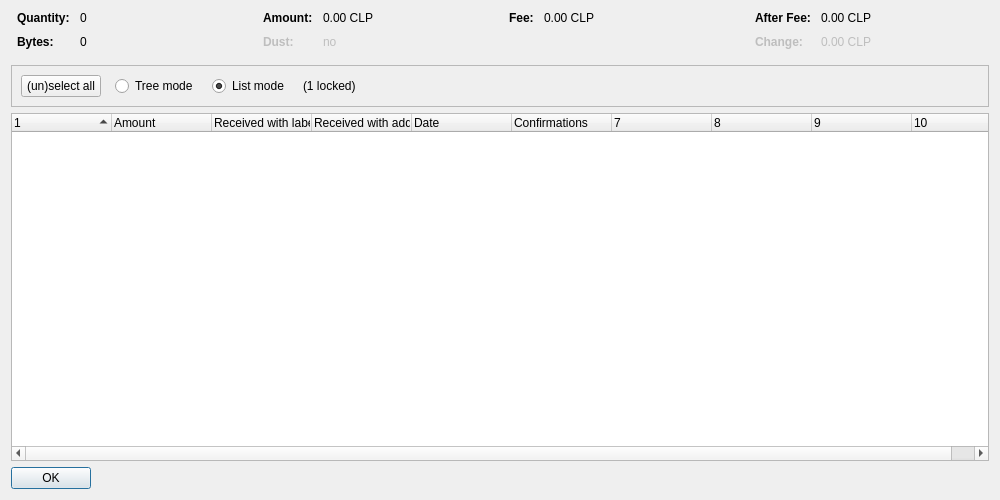
<?xml version="1.0" encoding="UTF-8"?>
<ui version="4.0">
 <class>CoinControlDialog</class>
 <widget class="QDialog" name="CoinControlDialog">
  <property name="geometry">
   <rect>
    <x>0</x>
    <y>0</y>
    <width>1000</width>
    <height>500</height>
   </rect>
  </property>
  <property name="windowTitle">
   <string>Coin Selection</string>
  </property>
  <layout class="QVBoxLayout" name="verticalLayout">
   <item>
    <layout class="QHBoxLayout" name="horizontalLayoutTop" stretch="0,0,0,0">
     <property name="topMargin">
      <number>0</number>
     </property>
     <property name="bottomMargin">
      <number>10</number>
     </property>
     <item>
      <layout class="QFormLayout" name="formLayoutCoinControl1">
       <property name="horizontalSpacing">
        <number>10</number>
       </property>
       <property name="verticalSpacing">
        <number>10</number>
       </property>
       <property name="leftMargin">
        <number>6</number>
       </property>
       <property name="rightMargin">
        <number>6</number>
       </property>
       <item row="0" column="0">
        <widget class="QLabel" name="labelCoinControlQuantityText">
         <property name="font">
          <font>
           <weight>75</weight>
           <bold>true</bold>
          </font>
         </property>
         <property name="text">
          <string>Quantity:</string>
         </property>
        </widget>
       </item>
       <item row="0" column="1">
        <widget class="QLabel" name="labelCoinControlQuantity">
         <property name="cursor">
          <cursorShape>IBeamCursor</cursorShape>
         </property>
         <property name="contextMenuPolicy">
          <enum>Qt::ActionsContextMenu</enum>
         </property>
         <property name="text">
          <string notr="true">0</string>
         </property>
         <property name="textInteractionFlags">
          <set>Qt::LinksAccessibleByMouse|Qt::TextSelectableByKeyboard|Qt::TextSelectableByMouse</set>
         </property>
        </widget>
       </item>
       <item row="1" column="0">
        <widget class="QLabel" name="labelCoinControlBytesText">
         <property name="font">
          <font>
           <weight>75</weight>
           <bold>true</bold>
          </font>
         </property>
         <property name="text">
          <string>Bytes:</string>
         </property>
        </widget>
       </item>
       <item row="1" column="1">
        <widget class="QLabel" name="labelCoinControlBytes">
         <property name="cursor">
          <cursorShape>IBeamCursor</cursorShape>
         </property>
         <property name="contextMenuPolicy">
          <enum>Qt::ActionsContextMenu</enum>
         </property>
         <property name="text">
          <string notr="true">0</string>
         </property>
         <property name="textInteractionFlags">
          <set>Qt::LinksAccessibleByMouse|Qt::TextSelectableByKeyboard|Qt::TextSelectableByMouse</set>
         </property>
        </widget>
       </item>
      </layout>
     </item>
     <item>
      <layout class="QFormLayout" name="formLayoutCoinControl2">
       <property name="horizontalSpacing">
        <number>10</number>
       </property>
       <property name="verticalSpacing">
        <number>10</number>
       </property>
       <property name="leftMargin">
        <number>6</number>
       </property>
       <property name="rightMargin">
        <number>6</number>
       </property>
       <item row="0" column="0">
        <widget class="QLabel" name="labelCoinControlAmountText">
         <property name="font">
          <font>
           <weight>75</weight>
           <bold>true</bold>
          </font>
         </property>
         <property name="text">
          <string>Amount:</string>
         </property>
        </widget>
       </item>
       <item row="0" column="1">
        <widget class="QLabel" name="labelCoinControlAmount">
         <property name="cursor">
          <cursorShape>IBeamCursor</cursorShape>
         </property>
         <property name="contextMenuPolicy">
          <enum>Qt::ActionsContextMenu</enum>
         </property>
         <property name="text">
          <string notr="true">0.00 CLP</string>
         </property>
         <property name="textInteractionFlags">
          <set>Qt::LinksAccessibleByMouse|Qt::TextSelectableByKeyboard|Qt::TextSelectableByMouse</set>
         </property>
        </widget>
       </item>
       <item row="1" column="0">
        <widget class="QLabel" name="labelCoinControlLowOutputText">
         <property name="enabled">
          <bool>false</bool>
         </property>
         <property name="font">
          <font>
           <weight>75</weight>
           <bold>true</bold>
          </font>
         </property>
         <property name="text">
          <string>Dust:</string>
         </property>
        </widget>
       </item>
       <item row="1" column="1">
        <widget class="QLabel" name="labelCoinControlLowOutput">
         <property name="enabled">
          <bool>false</bool>
         </property>
         <property name="cursor">
          <cursorShape>IBeamCursor</cursorShape>
         </property>
         <property name="contextMenuPolicy">
          <enum>Qt::ActionsContextMenu</enum>
         </property>
         <property name="text">
          <string notr="true">no</string>
         </property>
         <property name="textInteractionFlags">
          <set>Qt::LinksAccessibleByMouse|Qt::TextSelectableByKeyboard|Qt::TextSelectableByMouse</set>
         </property>
        </widget>
       </item>
      </layout>
     </item>
     <item>
      <layout class="QFormLayout" name="formLayoutCoinControl3">
       <property name="horizontalSpacing">
        <number>10</number>
       </property>
       <property name="verticalSpacing">
        <number>10</number>
       </property>
       <property name="leftMargin">
        <number>6</number>
       </property>
       <property name="rightMargin">
        <number>6</number>
       </property>
       <item row="0" column="0">
        <widget class="QLabel" name="labelCoinControlFeeText">
         <property name="font">
          <font>
           <weight>75</weight>
           <bold>true</bold>
          </font>
         </property>
         <property name="text">
          <string>Fee:</string>
         </property>
        </widget>
       </item>
       <item row="0" column="1">
        <widget class="QLabel" name="labelCoinControlFee">
         <property name="cursor">
          <cursorShape>IBeamCursor</cursorShape>
         </property>
         <property name="contextMenuPolicy">
          <enum>Qt::ActionsContextMenu</enum>
         </property>
         <property name="text">
          <string notr="true">0.00 CLP</string>
         </property>
         <property name="textInteractionFlags">
          <set>Qt::LinksAccessibleByMouse|Qt::TextSelectableByKeyboard|Qt::TextSelectableByMouse</set>
         </property>
        </widget>
       </item>
      </layout>
     </item>
     <item>
      <layout class="QFormLayout" name="formLayoutCoinControl4">
       <property name="horizontalSpacing">
        <number>10</number>
       </property>
       <property name="verticalSpacing">
        <number>10</number>
       </property>
       <property name="leftMargin">
        <number>6</number>
       </property>
       <property name="rightMargin">
        <number>6</number>
       </property>
       <item row="0" column="0">
        <widget class="QLabel" name="labelCoinControlAfterFeeText">
         <property name="font">
          <font>
           <weight>75</weight>
           <bold>true</bold>
          </font>
         </property>
         <property name="text">
          <string>After Fee:</string>
         </property>
        </widget>
       </item>
       <item row="0" column="1">
        <widget class="QLabel" name="labelCoinControlAfterFee">
         <property name="cursor">
          <cursorShape>IBeamCursor</cursorShape>
         </property>
         <property name="contextMenuPolicy">
          <enum>Qt::ActionsContextMenu</enum>
         </property>
         <property name="text">
          <string notr="true">0.00 CLP</string>
         </property>
         <property name="textInteractionFlags">
          <set>Qt::LinksAccessibleByMouse|Qt::TextSelectableByKeyboard|Qt::TextSelectableByMouse</set>
         </property>
        </widget>
       </item>
       <item row="1" column="0">
        <widget class="QLabel" name="labelCoinControlChangeText">
         <property name="enabled">
          <bool>false</bool>
         </property>
         <property name="font">
          <font>
           <weight>75</weight>
           <bold>true</bold>
          </font>
         </property>
         <property name="text">
          <string>Change:</string>
         </property>
        </widget>
       </item>
       <item row="1" column="1">
        <widget class="QLabel" name="labelCoinControlChange">
         <property name="enabled">
          <bool>false</bool>
         </property>
         <property name="cursor">
          <cursorShape>IBeamCursor</cursorShape>
         </property>
         <property name="contextMenuPolicy">
          <enum>Qt::ActionsContextMenu</enum>
         </property>
         <property name="text">
          <string notr="true">0.00 CLP</string>
         </property>
         <property name="textInteractionFlags">
          <set>Qt::LinksAccessibleByMouse|Qt::TextSelectableByKeyboard|Qt::TextSelectableByMouse</set>
         </property>
        </widget>
       </item>
      </layout>
     </item>
    </layout>
   </item>
   <item>
    <widget class="QFrame" name="frame">
     <property name="minimumSize">
      <size>
       <width>0</width>
       <height>40</height>
      </size>
     </property>
     <property name="frameShape">
      <enum>QFrame::StyledPanel</enum>
     </property>
     <property name="frameShadow">
      <enum>QFrame::Sunken</enum>
     </property>
     <layout class="QHBoxLayout" name="horizontalLayout">
      <item>
       <layout class="QHBoxLayout" name="horizontalLayoutPanel" stretch="0,0,0,0,0">
        <property name="spacing">
         <number>14</number>
        </property>
        <item>
         <widget class="QPushButton" name="pushButtonSelectAll">
          <property name="sizePolicy">
           <sizepolicy hsizetype="Maximum" vsizetype="Fixed">
            <horstretch>0</horstretch>
            <verstretch>0</verstretch>
           </sizepolicy>
          </property>
          <property name="text">
           <string>(un)select all</string>
          </property>
          <property name="autoDefault">
           <bool>false</bool>
          </property>
         </widget>
        </item>
        <item>
         <widget class="QRadioButton" name="radioTreeMode">
          <property name="sizePolicy">
           <sizepolicy hsizetype="Maximum" vsizetype="Fixed">
            <horstretch>0</horstretch>
            <verstretch>0</verstretch>
           </sizepolicy>
          </property>
          <property name="text">
           <string>Tree mode</string>
          </property>
         </widget>
        </item>
        <item>
         <widget class="QRadioButton" name="radioListMode">
          <property name="sizePolicy">
           <sizepolicy hsizetype="Maximum" vsizetype="Fixed">
            <horstretch>0</horstretch>
            <verstretch>0</verstretch>
           </sizepolicy>
          </property>
          <property name="text">
           <string>List mode</string>
          </property>
          <property name="checked">
           <bool>true</bool>
          </property>
         </widget>
        </item>
        <item>
         <widget class="QLabel" name="labelLocked">
          <property name="text">
           <string notr="true">(1 locked)</string>
          </property>
         </widget>
        </item>
        <item>
         <spacer name="horizontalSpacer">
          <property name="orientation">
           <enum>Qt::Horizontal</enum>
          </property>
          <property name="sizeHint" stdset="0">
           <size>
            <width>40</width>
            <height>20</height>
           </size>
          </property>
         </spacer>
        </item>
       </layout>
      </item>
     </layout>
    </widget>
   </item>
   <item>
    <widget class="CoinControlTreeWidget" name="treeWidget">
     <property name="contextMenuPolicy">
      <enum>Qt::CustomContextMenu</enum>
     </property>
     <property name="sortingEnabled">
      <bool>false</bool>
     </property>
     <property name="columnCount">
      <number>10</number>
     </property>
     <attribute name="headerShowSortIndicator" stdset="0">
      <bool>true</bool>
     </attribute>
     <attribute name="headerStretchLastSection">
      <bool>false</bool>
     </attribute>
     <column>
      <property name="text">
       <string/>
      </property>
     </column>
     <column>
      <property name="text">
       <string>Amount</string>
      </property>
     </column>
     <column>
      <property name="text">
       <string>Received with label</string>
      </property>
     </column>
     <column>
      <property name="text">
       <string>Received with address</string>
      </property>
     </column>
     <column>
      <property name="text">
       <string>Date</string>
      </property>
     </column>
     <column>
      <property name="text">
       <string>Confirmations</string>
      </property>
      <property name="toolTip">
       <string>Confirmed</string>
      </property>
     </column>
     <column>
      <property name="text">
       <string/>
      </property>
     </column>
     <column>
      <property name="text">
       <string/>
      </property>
     </column>
     <column>
      <property name="text">
       <string/>
      </property>
     </column>
     <column>
      <property name="text">
       <string/>
      </property>
     </column>
    </widget>
   </item>
   <item>
    <widget class="QDialogButtonBox" name="buttonBox">
     <property name="sizePolicy">
      <sizepolicy hsizetype="Maximum" vsizetype="Fixed">
       <horstretch>0</horstretch>
       <verstretch>0</verstretch>
      </sizepolicy>
     </property>
     <property name="orientation">
      <enum>Qt::Horizontal</enum>
     </property>
     <property name="standardButtons">
      <set>QDialogButtonBox::Ok</set>
     </property>
    </widget>
   </item>
  </layout>
 </widget>
 <customwidgets>
  <customwidget>
   <class>CoinControlTreeWidget</class>
   <extends>QTreeWidget</extends>
   <header>qt/coincontroltreewidget.h</header>
  </customwidget>
 </customwidgets>
 <resources/>
 <connections/>
</ui>
